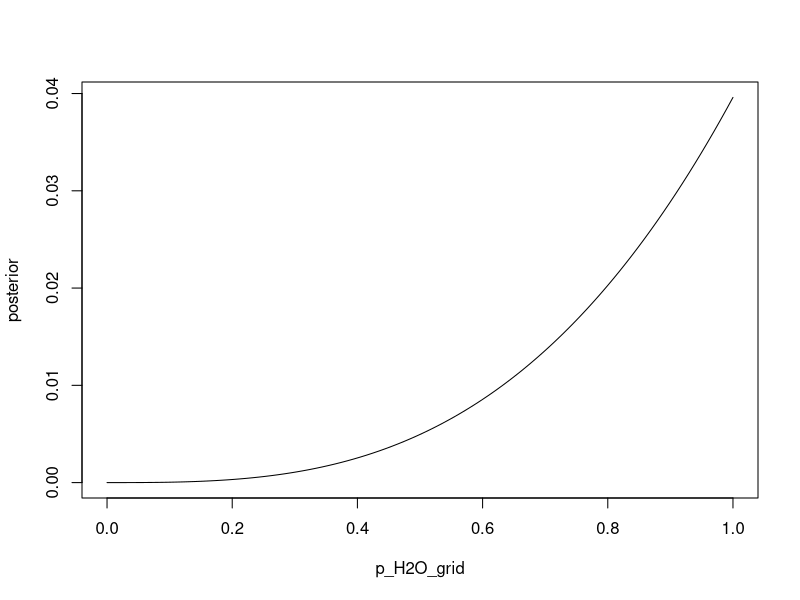
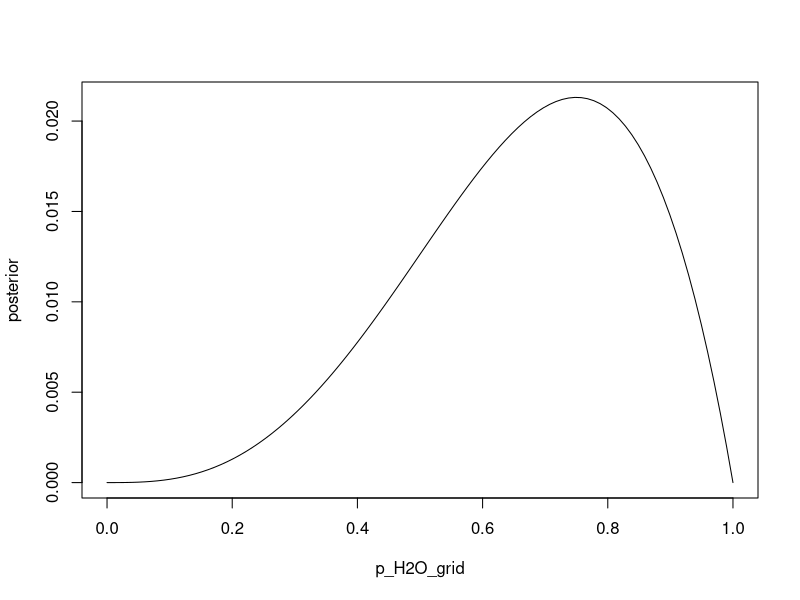
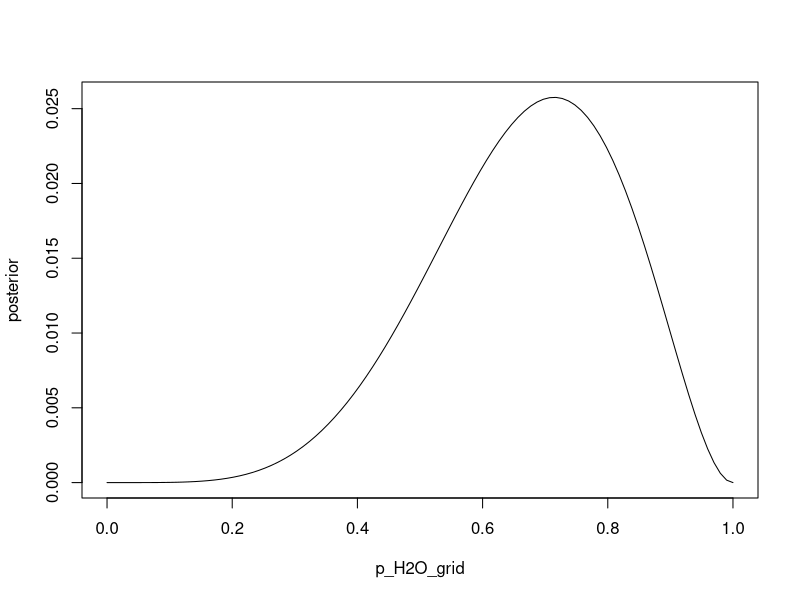
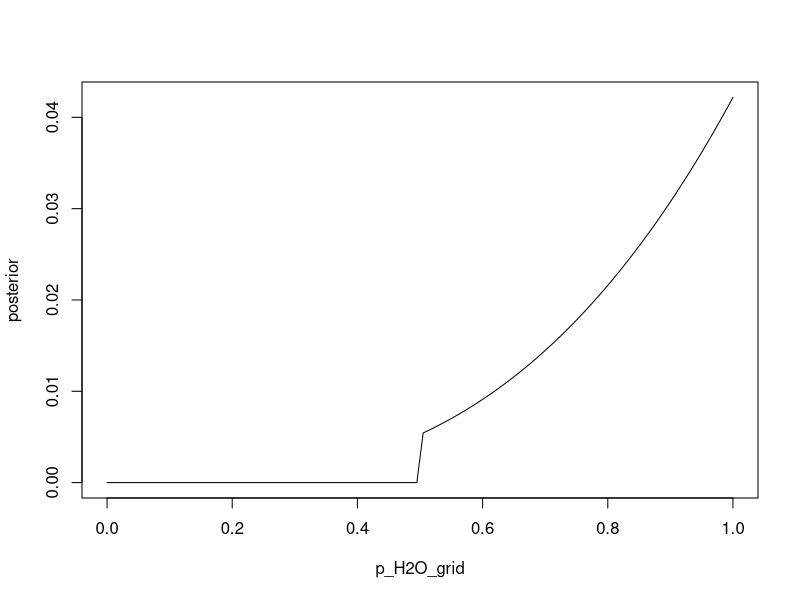
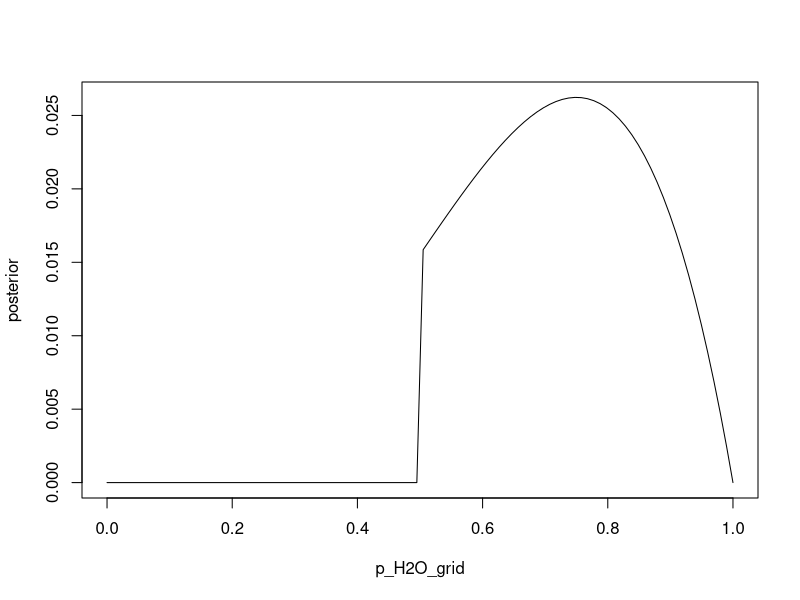
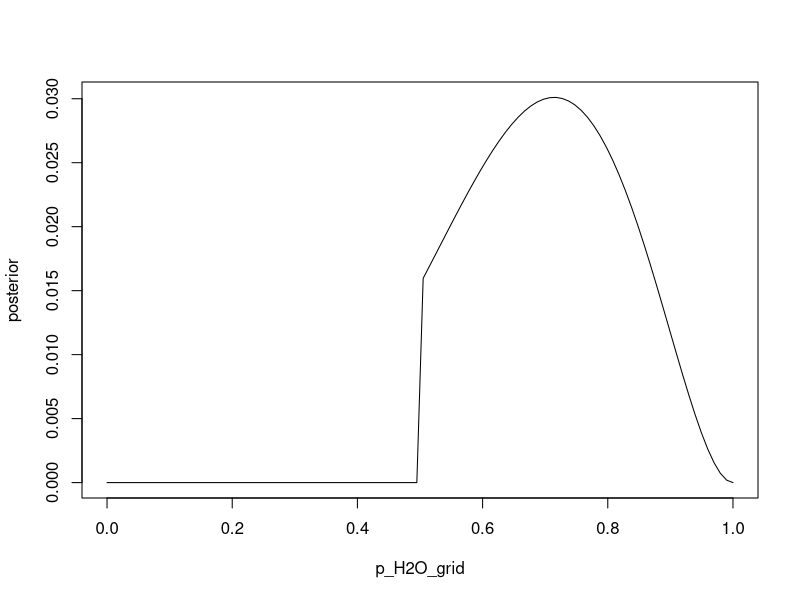

These charts were generated, in order, by the following R code:
## ---- chunk 1
knitr::opts_chunk$set(echo = TRUE)
## ---- chunk 2
# parameter values at which we calculate the posterior probability
p_H2O_grid <- seq(from=0 , to=1, length.out=100)
# likelihood of 3 water in 3 tosses
N_tosses = 3
N_water = 3
likelihood <- dbinom(N_water , size=N_tosses, prob=p_H2O_grid)
# uniform prior
prior <- rep(1,100) 
posterior <- likelihood * prior
sum(posterior)
# standardize 
posterior <- posterior / sum(posterior)
sum(posterior)
## ---- chunk 3
plot(p_H2O_grid, posterior , type="l" )
# this also works
# plot( posterior ~ p_H2O_grid , type="l" )
# personally, I prefer the plot(x_values, y_values) syntax
## ---- chunk 4
likelihood <- dbinom( 3 , size=4 , prob=p_H2O_grid )
posterior <- likelihood * prior
posterior <- posterior / sum(posterior)
plot(p_H2O_grid, posterior , type="l" )
## ---- chunk 5
likelihood <- dbinom( 5 , size=7 , prob=p_H2O_grid )
posterior <- likelihood * prior
posterior <- posterior / sum(posterior)
plot(p_H2O_grid, posterior , type="l" )
## ---- chunk 6
prior[p_H2O_grid < .5] = 0

posterior <- dbinom( 3 , size=3 , prob=p_H2O_grid ) * prior
posterior <- posterior / sum(posterior)
plot(p_H2O_grid, posterior , type="l" )

posterior <- dbinom( 3 , size=4 , prob=p_H2O_grid ) * prior
posterior <- posterior / sum(posterior)
plot(p_H2O_grid, posterior , type="l" )

posterior <- dbinom( 5 , size=7 , prob=p_H2O_grid ) * prior
posterior <- posterior / sum(posterior)
plot(p_H2O_grid, posterior , type="l" )

## ---- chunk 7
.3 * .5 / .65
## ---- chunk 8
library(dplyr)  # for data manipulation
library(magrittr) # for pipes
library(knitr) # to show tables in Markdown
library(kableExtra) # for prettier tables
counts = 
  data.frame(
    Up =   c("B","B","B","W","W","w"),
    Down = c("B","B","W","B","W","W"))

kable(counts) %>% 
  kable_styling(full_width = F)
## ---- chunk 9
counts %>% 
  filter(Up == "B") %>% 
  pull(Down) %>% 
  table() %>% 
  prop.table()
## ---- chunk 10
library(data.table)
data.table(
  Up =   c("B","B","B","W","W","w"),
  Down = c("B","B","W","B","W","W"))  %>%
  .[Up == "B"] %>% # dplyr: filter(Up == "B")
  .[, Down] %>%    # dplyr: pull(Down) %>% 
  table() %>% 
  prop.table()
## ---- chunk 11
library(data.table)
data.table(
  Up =   c("B","B","B","B","B","W","W","w"),
  Down = c("B","B","B","B","W","B","W","W"))  %>%
  .[Up == "B"] %>% 
  .[, Down] %>% 
  table()  %>% 
  prop.table()
## ---- chunk 12
library(data.table)
data.table(
  Up =   c(rep(c("B","B"),1),
           rep(c("B","W"),2),
           rep(c("W","w"),3)),
  Down = c(rep(c("B","B"),1),
           rep(c("W","B"),2),
           rep(c("W","w"),3)))  %>%
  .[Up == "B"] %>% 
  .[, Down] %>% 
  table() %>% 
  prop.table()
## ---- chunk 13
BB_ways = 
  expand.grid(Black_up = c("BB","BB"),
              White_up = c("WB","WW","WW"))

BW_ways = 
  expand.grid(Black_up = c("BW"),
              White_up = c("WW","WW"))

all_ways = 
  rbind(
    BB_ways,
    BW_ways
  ) 

kable(all_ways) %>% 
  kable_styling(full_width = F)
  
## ---- chunk 14
all_ways %>% 
  data.frame() %>% 
  rowwise() %>% 
  mutate(face_down = substr(Black_up,2,2)) %>% 
  pull(face_down) %>% 
  table() %>% 
  prop.table()
